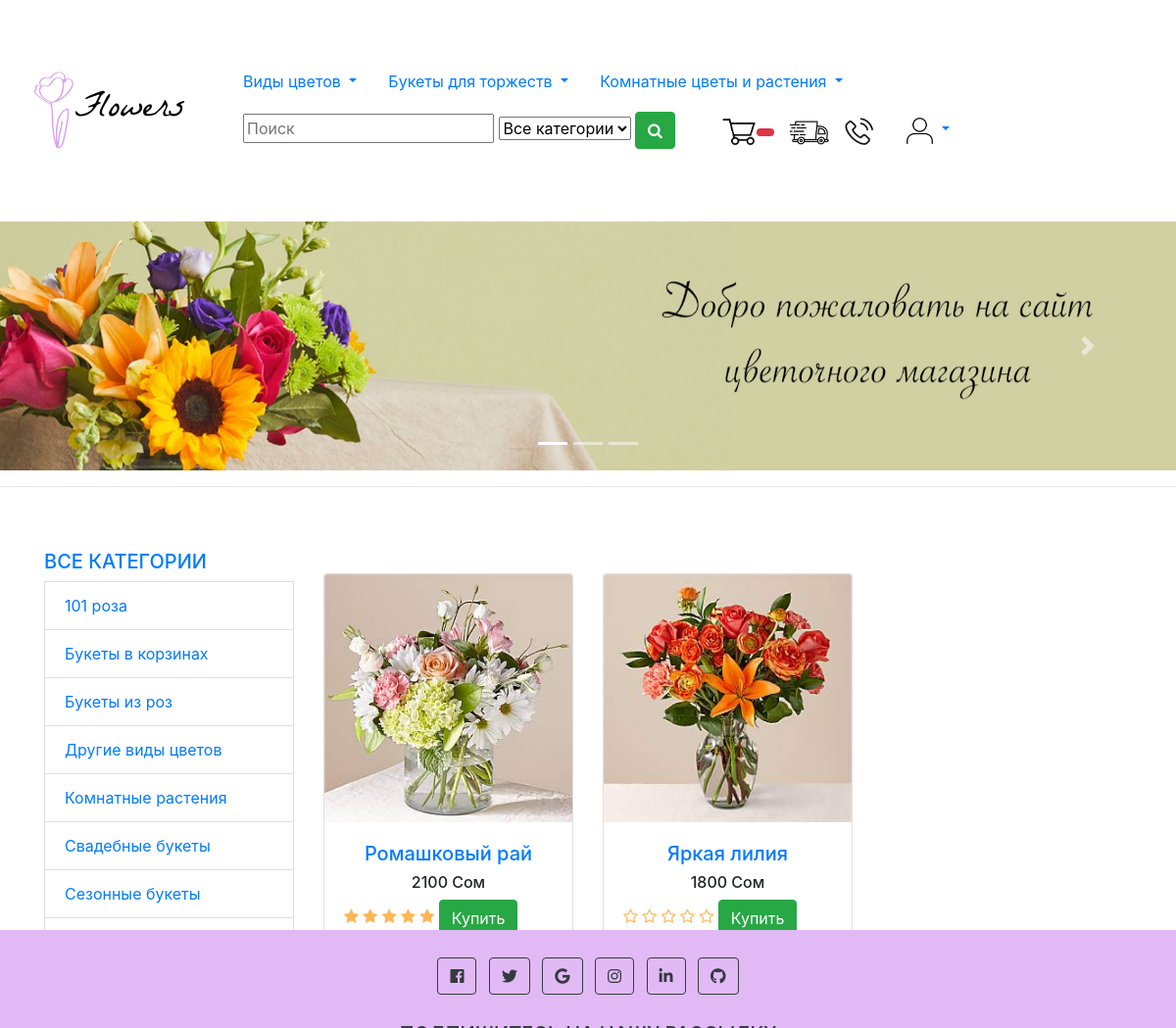
Page /drugie-vidy-cvetov/ on the earlier database version.
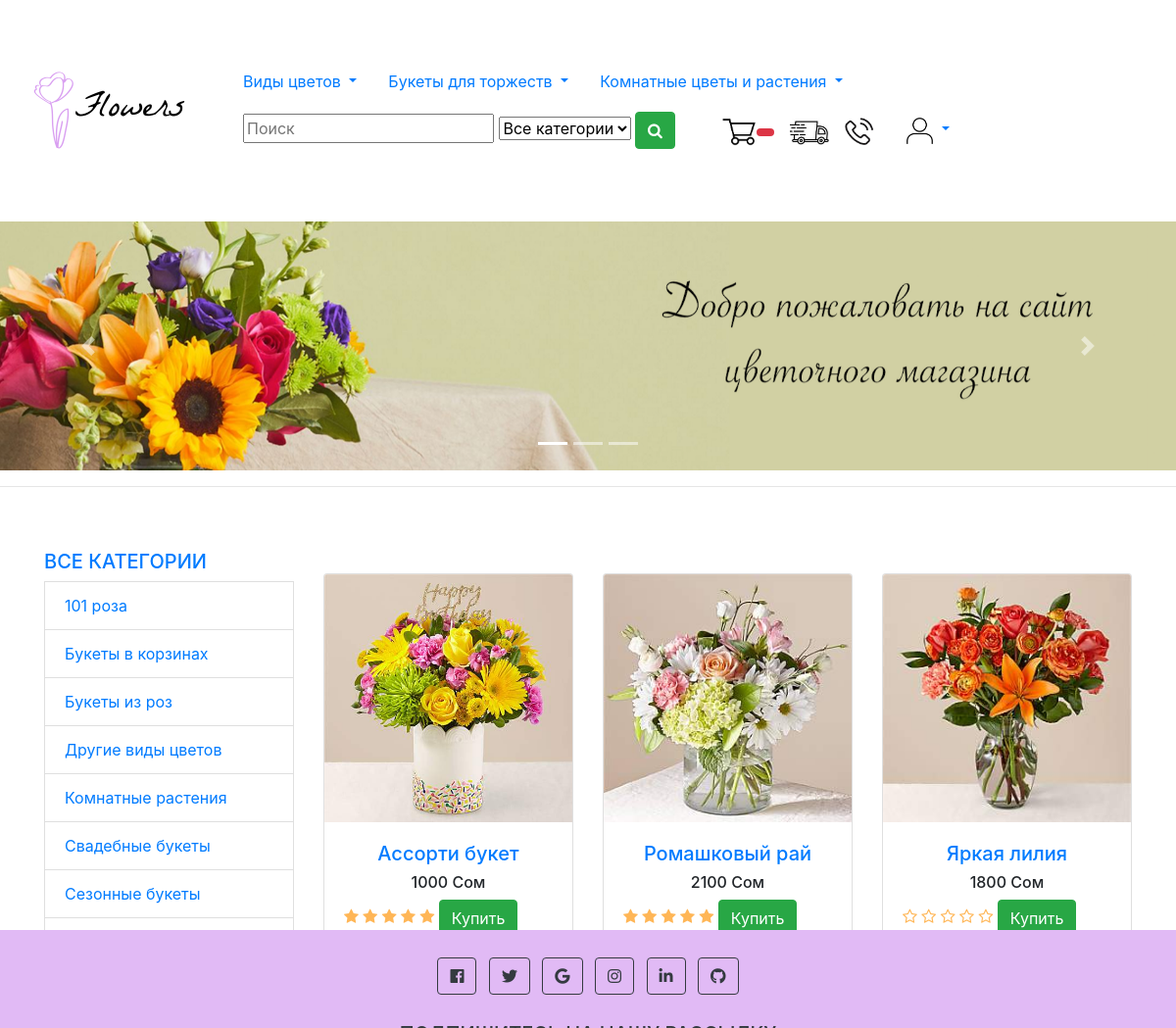
Same page on the later database version.
### mainapp/models.py (models this page shows, shortened)
class Category(models.Model):
    name = models.CharField(max_length=200, db_index=True, verbose_name='Имя категории')
    slug = models.SlugField(max_length=200, db_index=True, unique=True)
    class Meta:
        ordering = ['name']
        verbose_name = 'Категория'
        verbose_name_plural = 'Категории'
    def get_absolute_url(self):
        return reverse('mainapp:category-list', args=[self.slug])

class Product(models.Model):
    name = models.CharField(max_length=200, verbose_name="Название товара")
    category = models.ForeignKey(Category, verbose_name="Категория",on_delete=models.CASCADE)
    slug = models.SlugField(max_length=200, db_index=True)
    image = models.ImageField(upload_to='media', blank=True, verbose_name="Картинка")
    description = models.TextField(blank=True, verbose_name="Описание")
    price = models.IntegerField(default=0, verbose_name="Цена")
    stock = models.PositiveIntegerField(verbose_name="Количество в наличии")
    available = models.BooleanField(default=True, verbose_name="Доступен")
    created = models.DateTimeField(auto_now_add=True, verbose_name='Создан')
    updated = models.DateTimeField(auto_now=True, verbose_name='Обновлен')
    def averagereview(self):
        reviews = Comment.objects.filter(product=self, status='True').aggregate(average=Avg('rate'))
        avg=0
        if reviews["average"] is not None:
            avg=float(reviews["average"])
        return avg
    class Meta:
        ordering = ['name']
        index_together = [
            ['id', 'slug']
        ]
        verbose_name = 'Товар'
        verbose_name_plural = 'Товары'
    def get_absolute_url(self):
        return reverse('mainapp:product-detail', args=[self.id, self.slug])

### mainapp/views.py (the view)
# urls.py: path('', views.product_list, name='product-list'),
def product_list(request, category_slug=None):
    category = None
    categories = Category.objects.all()
    products = Product.objects.filter(available=True)
    if category_slug:
        category = get_object_or_404(Category, slug=category_slug)
        products = products.filter(category=category)
    return render(request, 'product/mainlist.html', {
        'category': category,
        'categories': categories,
        'products': products
    })

### contact/forms.py
class ContactForm(forms.ModelForm):
    class Meta:
        model = Contact
        fields = ("email",)
        widgets = {
            "email": forms.TextInput(attrs={"class": "editContent", "placeholder": "Ваш email...", 'size': 50})
        }
        labels = {
            "email": ''
        }

### cart/context_processors.py (called while the page is built)
def cart(request):
    return {'cart': Cart(request)}

### contact/templatetags/contact_tags.py (called while the page is built)
@register.inclusion_tag("contact/tags/forms.html")
def contact_form():
    return {"contact_form": ContactForm()}

### mainapp/templates/product/mainlist.html (shortened to what this page needs)
{% extends 'base.html' %}
{% load static %}
{% block content %}
<div class="container">
  <div class="row">
    <div class="col-lg-3 mt-5">
      <div class="list-group">
         <a href="{% url 'mainapp:product-list' %}"><h5 class="text-uppercase" style="text-align: left;">Все категории</h5></a>
        {% for c in categories %}
        <a href="{{ c.get_absolute_url }}" class="list-group-item">{{ c.name }}</a>
        {% endfor %}
      </div>
    </div>
    <div class="col-lg-9">
            <br>
            <br>
            <br>
      <div class="row">
        {% for product in products %}
        <div class="col-lg-4 col-md-6 mb-4">
          <div class="card h-100">
            <a href="{{ product.get_absolute_url }}"><img class="card-img-top" src="{{ product.image.url }}" alt=""></a>
            <div class="card-body">
              <h5 class="card-name" style="text-align: center;">
                <a href="{{ product.get_absolute_url }}">{{ product.name }}</a>
              </h5>
              <h6 style="text-align: center;">{{ product.price }} Сом</h6>
              <div class="product-rating">
                <i class="fa fa-star{% if product.averagereview < 1%}-o empty{% endif%}"></i>
                <i class="fa fa-star{% if product.averagereview < 2%}-o empty{% endif%}"></i>
                <i class="fa fa-star{% if product.averagereview < 3%}-o empty{% endif%}"></i>
                <i class="fa fa-star{% if product.averagereview < 4%}-o empty{% endif%}"></i>
                <i class="fa fa-star{% if product.averagereview < 5%}-o empty{% endif%}"></i>
              </div>
              <a href="{{ product.get_absolute_url }}">
                <button class="btn btn-success">Купить</button>
              </a>
            </div>
          </div>
        </div>
        {% endfor %}
      </div>
    </div>
  </div>
</div>
<br>
<br>
{% endblock content %}

### mainapp/templates/base.html (shortened to what this page needs)
{% load static %}
<!DOCTYPE html>
<html lang="en">
<head>
    <link rel="stylesheet" href="https://use.fontawesome.com/releases/v5.0.8/css/all.css">
</head>
<body>
{% include 'navigationbar.html' %}
{% block content %}
{% endblock content %}
{% load contact_tags %}
<footer class="bg text-center text-dark" style="background-color: #e1baf5;">
    <div class="container p-4">
      <section class="mb-4">
        <a class="btn btn-outline-dark btn-floating m-1" href="#!" role="button"
          ><i class="fab fa-facebook-f"></i
        ></a>
        <a class="btn btn-outline-dark btn-floating m-1" href="#!" role="button"
          ><i class="fab fa-twitter"></i
        ></a>
        <a class="btn btn-outline-dark btn-floating m-1" href="#!" role="button"
          ><i class="fab fa-google"></i
        ></a>
        <a class="btn btn-outline-dark btn-floating m-1" href="#!" role="button"
          ><i class="fab fa-instagram"></i
        ></a>
        <a class="btn btn-outline-dark btn-floating m-1" href="#!" role="button"
          ><i class="fab fa-linkedin-in"></i
        ></a>
        <a class="btn btn-outline-dark btn-floating m-1"  href="https://github.com/Alinochka07/new_project" target="_blank"  role="button"
          ><i class="fab fa-github"></i
        ></a>
      </section>
      <section class="mb-4">
        {% contact_form %}
      </section>
    </div>
  </footer>
</body>
</html>

### mainapp/templates/navigationbar.html (shortened to what this page needs)
{% load static %}
{% load i18n %}
<!DOCTYPE html>
<html lang="en">
<head>
    <link rel="stylesheet" href="https://cdn.jsdelivr.net/npm/bootstrap@4.6.0/dist/css/bootstrap.min.css">
    <link rel="stylesheet" href="https://cdnjs.cloudflare.com/ajax/libs/font-awesome/4.7.0/css/font-awesome.min.css">
    <link rel="stylesheet" href="{% static 'css/styles.css' %}">
</head>
<body>
  <header>
    <nav class="navbar navbar-expand-lg">
        <a class="navbar-brand" href="{% url 'mainapp:product-list' %}"><img src="{% static 'media/logo.png' %}" alt="Logo"></a>
        <div class="collapse navbar-collapse" id="navbarNavDropdown">
          <ul class="nav navbar-light">
            <li class="nav-item dropdown">
              <a class="nav-link dropdown-toggle" href="#" id="navbarDropdown" role="button" data-toggle="dropdown" aria-haspopup="true">
                Виды цветов
              </a>
            </li>
            <li class="nav-item dropdown">
              <a class="nav-link dropdown-toggle" href="#" id="navbarDropdown" role="button" data-toggle="dropdown" aria-haspopup="true" aria-expanded="false">
                Букеты для торжеств
              </a>
            </li>
            <li class="nav-item dropdown">
              <a class="nav-link dropdown-toggle" href="#" id="navbarDropdown" role="button" data-toggle="dropdown" aria-haspopup="true" aria-expanded="false">
                Комнатные цветы и растения
              </a>
            </li>
            <nav class="navbar navbar-light bg-white">
              <div class="header-search">
                <form action="{% url 'search:product_search' %}" method="post">
                    <input id="query" name="query" class="input search-input" type="text" placeholder="Поиск">
                    <select name="catid"  class="input search-categories">
                        <option value="0">{% trans "Все категории" %}</option>
                    </select>
                    <button class="btn btn-success"><i class="fa fa-search"></i></button>
                </form>
            </div>
            </nav>
            <nav class="navbar navbar-light bg-white">
              <div class="container">
                <a class="navbar-brand" href="{% url "cart:cart-detail" %}">
                  <img src="{% static 'media/basket.png' %}" alt="" width="36"><span class="badge badge-pill badge-danger">
                  </span>
                </a>
                <a class="navbar-brand" href="{% url 'mainapp:delivery' %}">
                  <img src="{% static 'media/delivery.jpg' %}" alt="" width="40">
                </a>
                <a class="navbar-brand" href="{% url 'mainapp:contactus' %}">
                  <img src="{% static 'media/contact_icon.jpeg' %}" alt="" width="30">
                </a>
                <div class="collapse navbar-collapse" id="navbarNavDropdown">
                  <ul class="nav navbar-collapse">
                    <li class="nav-item dropdown">
                      <a class="nav-link dropdown-toggle" href="#" id="navbarDropdown" role="button" data-toggle="dropdown" aria-haspopup="true">
                        <img src="{% static 'media/profile.png' %}" width="29">
                      </a>
                    </li>
                  </ul>
                </div>
            </nav>
    </nav>
  </header>
<div id="carouselExampleIndicators" class="carousel slide" data-ride="carousel" style="width: 100%;">
  <ol class="carousel-indicators">
    <li data-target="#carouselExampleIndicators" data-slide-to="0" class="active"></li>
    <li data-target="#carouselExampleIndicators" data-slide-to="1"></li>
    <li data-target="#carouselExampleIndicators" data-slide-to="2"></li>
  </ol>
  <div class="carousel-inner">
    <div class="carousel-item active">
      <img class="d-block w-100" src="{% static 'media/slide1.png' %}" alt="First slide">
    </div>
  </div>
    <a class="carousel-control-prev" href="#carouselExampleIndicators" role="button" data-slide="prev">
      <span class="carousel-control-prev-icon" aria-hidden="true"></span>
    </a>
    <a class="carousel-control-next" href="#carouselExampleIndicators" role="button" data-slide="next">
      <span class="carousel-control-next-icon" aria-hidden="true"></span>
    </a>
</div>
<hr>

### mainapp/templates/contact/tags/forms.html (shortened to what this page needs)
<h5 class="footer-title text-uppercase editContent mb-lg-4 mb-3">Подпишитесь на нашу рассылку</h5>

### mainapp/static/css/styles.css (style rules this page uses)
footer { position: fixed; height: 100px; bottom: 0; width: 100%; }

### mainapp/templates/product/mainlist.html (style rules this page uses)
.product-rating { display: inline-block; }
.product-rating>i { color: #FFB656; }

Differences in the rows shown:
added Product: image (picture), name "Ассорти букет", price "1000"
